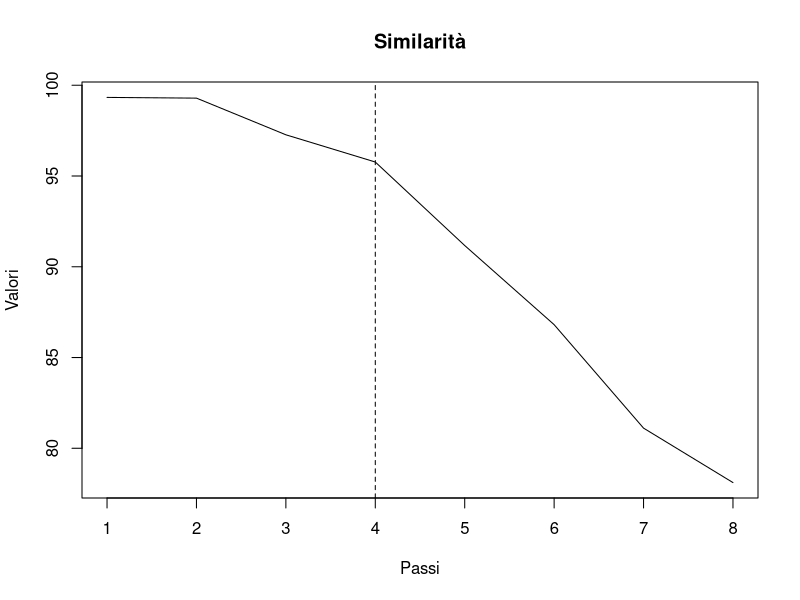

Reproduce this figure in R.
## ---- chunk 1
matt <- read.csv2("data/confinanti.csv")
# matt è il nome scelto per la matrice completa
matw <- matt[,2:10]
matw
vap01 <- matt[,11]
vap06 <- matt[,12]
## ---- chunk 2
num <- matrix(0,9,9)
for (i in 1:9) for (j in 1:9) num[i,j] <- (vap01[i]-mean(vap01))*(vap01[j]-mean(vap01))*matw[i,j]
num2 <- sum(num)
den <- 0
for (i in 1:9) den[i] <- (vap01[i]-mean(vap01))^2
den1 <- sum(den)
IMoran <- 9/sum(matw)*num2/den1
IMoran
centr <- -1/(9-1); centr
IMoran > centr
## ---- chunk 3
numc <- matrix(0,9,9)
for (i in 1:9) for (j in 1:9) numc[i,j] <- ((vap01[i]-vap01[j])^2)*matw[i,j]
CGeary <- (8/(2*sum(matw)))*sum(numc)/sum(den)
CGeary
## ---- chunk 4
num <- matrix(0,9,9)
for (i in 1:9) for (j in 1:9) num[i,j] <- (vap06[i]-mean(vap06))*(vap06[j]-mean(vap06))*matw[i,j]
num2 <- sum(num)
den <- 0
for (i in 1:9) den[i] <- (vap06[i]-mean(vap06))^2
den1 <- sum(den)
IMoran <- 9/sum(matw)*num2/den1
IMoran
centr <- -1/(9-1); centr
IMoran > centr
## ---- chunk 5
numc <- matrix(0,9,9)
for (i in 1:9) for (j in 1:9) numc[i,j] <- ((vap06[i]-vap06[j])^2)*matw[i,j]
CGeary <- (8/(2*sum(matw)))*sum(numc)/sum(den)
CGeary
## ---- chunk 6
X <- c(12,25,16,81,55,70,18,48,51)
Y <- c(23,20,27,26,21,35,52,64,69)
## ---- chunk 7
d12 <- (X[1]-X[2])^2+(Y[1]-Y[2])^2; d12
## ---- chunk 8
d <- matrix(0,9,9)
for (i in 1:9) for (j in 1:9) d[i,j] <- (X[i]-X[j])^2+(Y[i]-Y[j])^2
## ---- chunk 9
d
## ---- chunk 10
dn <- d; d0 <- d; ind <- dim(dn)[2]; aggr <- 0
dn[lower.tri(dn,TRUE)] <- NA
for (j in 1:(ind-2)) {
  coord <- which(dn==min(dn,na.rm=TRUE),arr.ind=TRUE)
  minimo <- min(dn,na.rm=TRUE)
  aggr[j] <- minimo; dd <- 0
  for (i in 1:ind) dd[i] <- min(d0[coord[1],i],d0[i,coord[2]])
  dn[coord[1],] <- dd
  dn[,coord[1]] <- dd
  dn <- dn[,-coord[2]]
  dn <- dn[-coord[2],]
  d0[coord[1],] <- dd
  d0[,coord[1]] <- dd
  d0 <- d0[,-coord[2]]
  d0 <- d0[-coord[2],]
  ind <- ind-1
  dn[lower.tri(dn,TRUE)] <- NA
}
aggr[j+1] <- dn[1,2]
gruppi <- matrix(0,(dim(d)[2]-1),2)
for (i in 1:(dim(d)[2]-1)) gruppi[i,1:2] <- which(d==aggr[i],arr.ind=TRUE)[1:2]
gruppi <- cbind(gruppi,aggr)
colnames(gruppi) <- c("cl1","cl2","dist")
## ---- chunk 11
gruppi
## ---- chunk 12
#| fig-cap: "Figura 12.2 – Indice di similarità"
simil <- (1-gruppi[,3]/max(d))*100; round(simil,2)
plot(round(simil,2), type="l", main="Similarità", xlab="Passi", ylab="Valori")
abline(v=4, lty=2)
## ---- chunk 13
X1 <- c(16,12,13,11,10,9,8,7,5,3,2,0)
X2 <- c(8,10,6,2,8,-1,4,6,-3,-1,-3,0)
## ---- chunk 14
X1m <- X1-mean(X1)
X2m <- X2-mean(X2)
mean(X1); mean(X2); mean(X1m); mean(X2m)
var(X1); var(X2); var(X1m); var(X2m)
cov(X1,X2); cov(X1m,X2m)
cor(X1,X2); cor(X1m,X2m)
## ---- chunk 15
S <- matrix(c(var(X1),cov(X1,X2),cov(X2,X1),var(X2)),2,2)
S
## ---- chunk 16
eigen(S)
## ---- chunk 17
lambda1 <- -((-44.18)-(44.18^2-4*1*216.36)^0.5)/(2*1)
lambda2 <- -((-44.18)+(44.18^2-4*1*216.36)^0.5)/(2*1)
lambda <- c(lambda1,lambda2)
lambda
## ---- chunk 18
polyroot(c(216.36,-44.18,1))
## ---- chunk 19
id <- diag(2)
S-lambda1*id
## ---- chunk 20
w11 <- -(S-lambda1*id)[2,1]/(S-lambda1*id)[1,1]
w11
## ---- chunk 21
w1 <- c(w11,1)
w1
## ---- chunk 22
w1norm <- w1*(1/sqrt(sum(w1^2))); w1norm
sum(w1norm^2)
## ---- chunk 23
S-lambda2*id
## ---- chunk 24
w21 <- -(S-lambda2*id)[2,1]/(S-lambda2*id)[1,1]
w21
w2 <- c(w21,1); w2
w2norm <- w2*(1/sqrt(sum(w2^2))); w2norm
sum(w2norm^2)
## ---- chunk 25
c1 <- w1norm[1]*X1m+w1norm[2]*X2m
c2 <- w2norm[1]*X1m+w2norm[2]*X2m
## ---- chunk 26
cbind(c1,c2)
round(mean(c1),2); round(mean(c2),2)
round(var(c1),2); round(var(c2),2)
round(var(c1),2)+round(var(c2),2)
round(var(X1m),2)+round(var(X2m),2)
## ---- chunk 27
round(cov(c1,c2),2)
round(cor(c1,c2),2)
## ---- chunk 28
cormat <- matrix(c(cor(c1,X1),cor(c1,X2),cor(c2,X1),cor(c2,X2)),2,2)
rownames(cormat) <- c("X1","X2")
colnames(cormat) <- c("c1","c2")
cormat
## ---- chunk 29
(var(c1)/(var(c1)+var(c2)))*100
(var(c2)/(var(c1)+var(c2)))*100
cbind(1:12,c1)[order(c1),]
